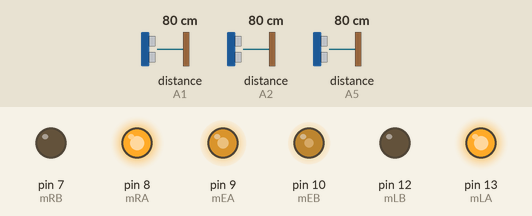
The sketch below on a simulated Arduino Uno, built with avr-gcc and run on an emulated ATmega328P. Parts: output pins drawn as LEDs (lit = HIGH). Dashed ring = blinking. The test bench sets the inputs (shaded band); at power-on: distance to the obstacle (sensors on A1, A5, A2) 80 cm. The echo pulse lasts 58.3 µs per cm.

Above: at 1.2 s.
1.3 s: distance to the obstacle (sensor on A1) set to 13 cm
2.8 s: distance to the obstacle (sensor on A1) set to 10 cm
At 3.07 s:
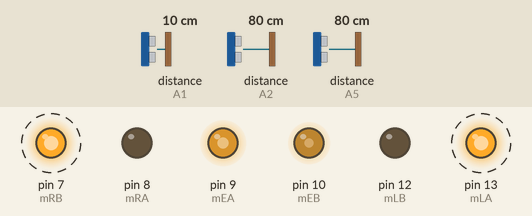
5.8 s: distance to the obstacle (sensor on A5) set to 26 cm
8.8 s: distance to the obstacle (sensor on A5) set to 22 cm
At 9.13 s:
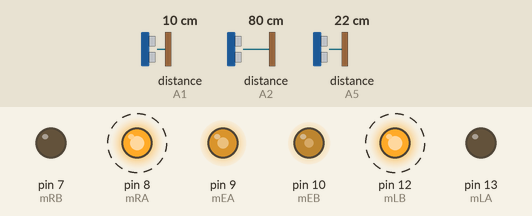
11.8 s: distance to the obstacle (sensor on A2) set to 25 cm
14.8 s: distance to the obstacle (sensor on A2) set to 20 cm
At 15.6 s:
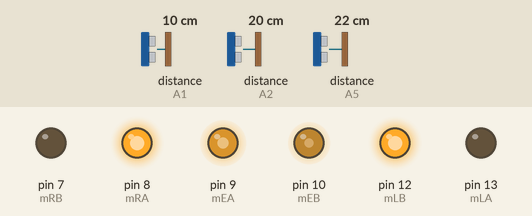
Timing chart, 0 to 17.3 s (numbered marks = the images above; inputs shaded):
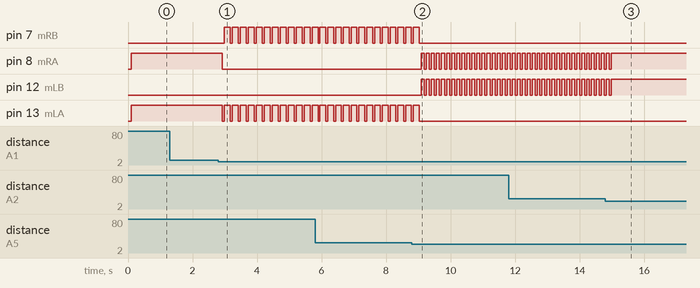

The sketch:

Obstacle_Avoider.ino
```cpp
#include <NewPing.h>
/* Define Motor Pins */
#define mLA 13
#define mLB 12
#define mRA 8
#define mRB 7
#define mEA 9
#define mEB 10
/* Define Ultrasonic Sensors */
#define trigger_front A3
#define echo_front A2
#define trigger_left A4
#define echo_left A5
#define trigger_right A0
#define echo_right A1
#define SONAR_NUM 3
#define MAX_DISTANCE 2000
#define thDis 23
#define thDis_LR 12
#define Avg_Counter 1
#define turn_delay 150

NewPing sonar[SONAR_NUM] = {
    NewPing(trigger_front, echo_front, MAX_DISTANCE),
    NewPing(trigger_left, echo_left, MAX_DISTANCE),
    NewPing(trigger_right, echo_right, MAX_DISTANCE)
};

void setup() {
  pinMode(mLA, OUTPUT);
  pinMode(mLB, OUTPUT);
  pinMode(mEA, OUTPUT);
  pinMode(mRA, OUTPUT);
  pinMode(mRB, OUTPUT);
  pinMode(mEB, OUTPUT);

  Serial.begin(9600);

  pinMode(trigger_front, OUTPUT);
  pinMode(echo_front, INPUT);
  pinMode(trigger_left, OUTPUT);
  pinMode(echo_left, INPUT);
  pinMode(trigger_right, OUTPUT);
  pinMode(echo_right, INPUT);
  analogWrite(mEA, 170);
  analogWrite(mEB, 110);
}

int getAverageDistance(uint8_t sensorIndex) {
  int distanceSum = 0;
  for (uint8_t i = 0; i < Avg_Counter; i++) {
    distanceSum += sonar[sensorIndex].ping_cm();
    delay(29);
  }

  return distanceSum / Avg_Counter;
}

void waitUntilDistanceAboveThreshold(uint8_t sensorIndex, int threshold) {
  int distance;
  do {
    distance = sonar[sensorIndex].ping_cm();
    delay(29);
  } while (distance < threshold);
}

void forward() {
  digitalWrite(mLA, 1);
  digitalWrite(mLB, 0);
  digitalWrite(mRA, 1);
  digitalWrite(mRB, 0);
}

void left() {
  digitalWrite(mLA, 1);
  digitalWrite(mLB, 0);
  digitalWrite(mRA, 0);
  digitalWrite(mRB, 1);
}

void right() {
  digitalWrite(mLA, 0);
  digitalWrite(mLB, 1);
  digitalWrite(mRA, 1);
  digitalWrite(mRB, 0);
}

void Stop() {
  digitalWrite(mLA, 0);
  digitalWrite(mLB, 0);
  digitalWrite(mRA, 0);
  digitalWrite(mRB, 0);
}

void loop() {
  int sonarValue_m = getAverageDistance(0);
  int sonarValue_l = getAverageDistance(1);
  int sonarValue_r = getAverageDistance(2);

  if ((sonarValue_m < thDis || sonarValue_l < thDis_LR || sonarValue_r < thDis_LR) && (sonarValue_m != 0 && sonarValue_l != 0 && sonarValue_r != 0) ) {
    Stop();
    sonarValue_l = getAverageDistance(1);
    sonarValue_r = getAverageDistance(2);

    bool sonarValueR = sonarValue_r > thDis;
    bool sonarValueL = sonarValue_l > thDis;

    if ((sonarValueR && !sonarValueL) && (sonarValue_m != 0 && sonarValue_l != 0 && sonarValue_r != 0) ) {
      right();
      waitUntilDistanceAboveThreshold(0, thDis);
      delay(turn_delay / 3);
    } else if ((!sonarValueR && sonarValueL) && (sonarValue_m != 0 && sonarValue_l != 0 && sonarValue_r != 0) ) {
      left();
      waitUntilDistanceAboveThreshold(0, thDis);
      delay(turn_delay / 3);
    } else if (sonarValueR && sonarValueL) {
      if ((sonarValue_r > 200 && sonarValue_l > 200) && (sonarValue_m != 0 && sonarValue_l != 0 && sonarValue_r != 0) ) {
        forward();
      } else if ((sonarValue_r < sonarValue_l) && (sonarValue_m != 0 && sonarValue_l != 0 && sonarValue_r != 0)) {
        left();
        waitUntilDistanceAboveThreshold(0, thDis);
        delay(turn_delay / 3);
      } else {
        right();
        waitUntilDistanceAboveThreshold(0, thDis);
        delay(turn_delay / 3);
      }
    } else {
      right();
      while ((sonarValue_m < thDis && sonarValue_l < thDis && sonarValue_r < thDis) && (sonarValue_m != 0 && sonarValue_l != 0 && sonarValue_r != 0)) {
        sonarValue_m = getAverageDistance(0);
        sonarValue_l = getAverageDistance(1);
        sonarValue_r = getAverageDistance(2);
      }
    }
  } else {
    forward();
  }
}
```

Measured:
- the behaviour switches between 12 and 11 cm on distance to the obstacle (sensor on A1) (found by bisection; images 0 and 1)
- the behaviour switches between 24 and 23 cm on distance to the obstacle (sensor on A5) (found by bisection; images 1 and 2)
- the behaviour switches between 23 and 22 cm on distance to the obstacle (sensor on A2) (found by bisection; images 2 and 3)
- after the input at 1.3 s, every drawn part: stays the same
- after the input at 2.8 s, pin 7 (mRB): alternates HIGH for 0.18 s and LOW for 0.06 s, starting after 0.18 s; pin 8 (mRA): HIGH → LOW after 0.12 s; pin 13 (mLA): alternates HIGH for 0.18 s and LOW for 0.06 s, starting after 0.12 s
- after the input at 8.8 s, pin 7 (mRB), pin 13 (mLA): goes on until 9.0 s, then stays LOW; pin 8 (mRA), pin 12 (mLB): alternates HIGH for 0.10 s and LOW for 0.06 s, starting after 0.29 s
- after the input at 14.8 s, pin 8 (mRA), pin 12 (mLB): goes on until 15.0 s, then stays HIGH
